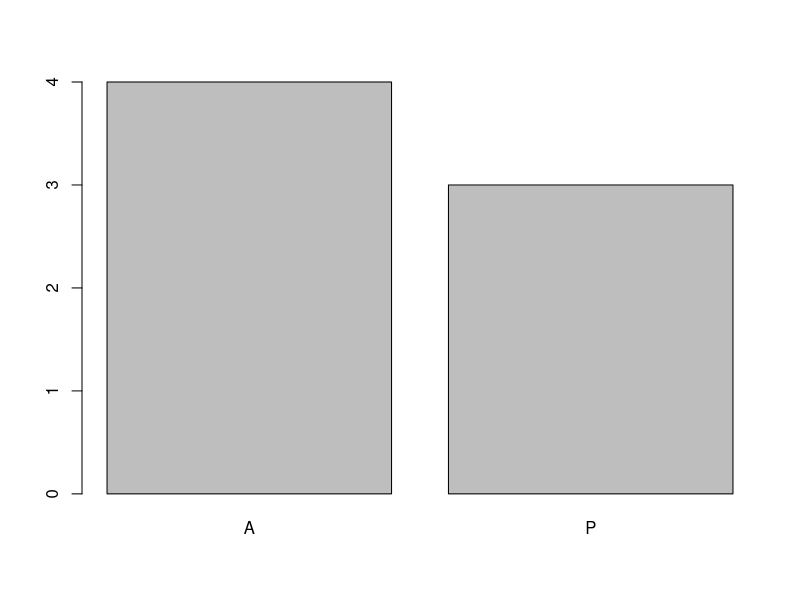
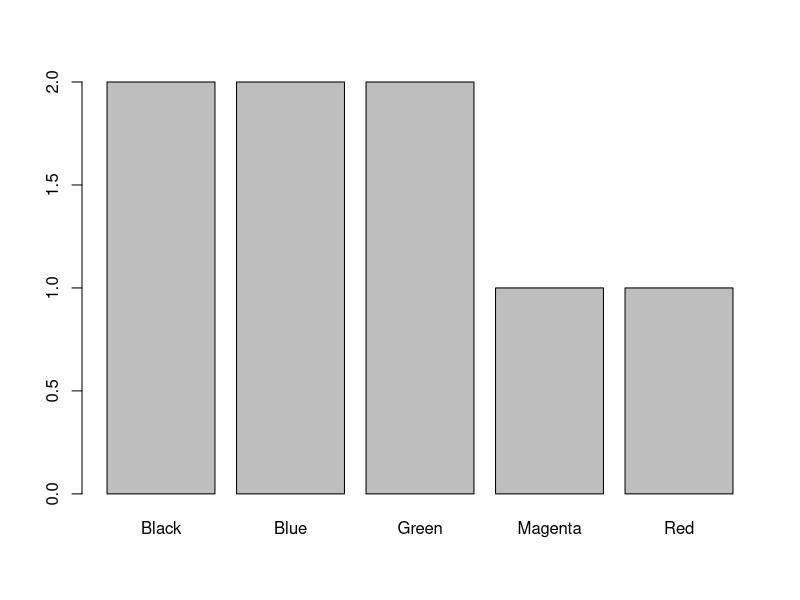
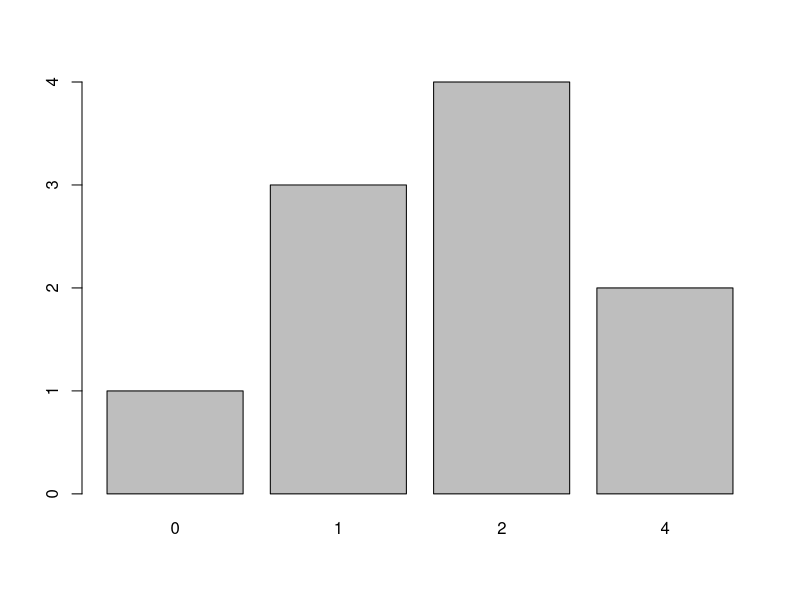

Write R code to recreate these figures, in order.
attendance = c('A','A','P','P','A','P','A')
attendance
color = c("Red","Blue","Green","Magenta","Green","Black","Blue","Black")
color
summary(attendance)
no_of_siblings=c(2,1,2,4,1,0,1,2,4,2)
no_of_siblings
?import
?join
table(attendance)
table(color)
table(no_of_siblings)
?cbind
cbind(table(attendance))
barplot(table(attendance))
barplot(table(color))
barplot(table(no_of_siblings))
x_random = rnorm(100,mean=5,sd=6)
x_random
marks=ceiling(runif(50,0,100))
marks
set.seed(1234)
marks=ceiling(runif(50,0,100))
marks
marks=ceiling(runif(50,0,100))
marks
cat(marks)
?cat
range(marks)
?range
breaks=seq(0,100,by=10)
breaks
marks.cut = cut(marks,breaks)
marks.cut
marks.table=table(marks.cut)
marks.table
cbind(marks.table)
